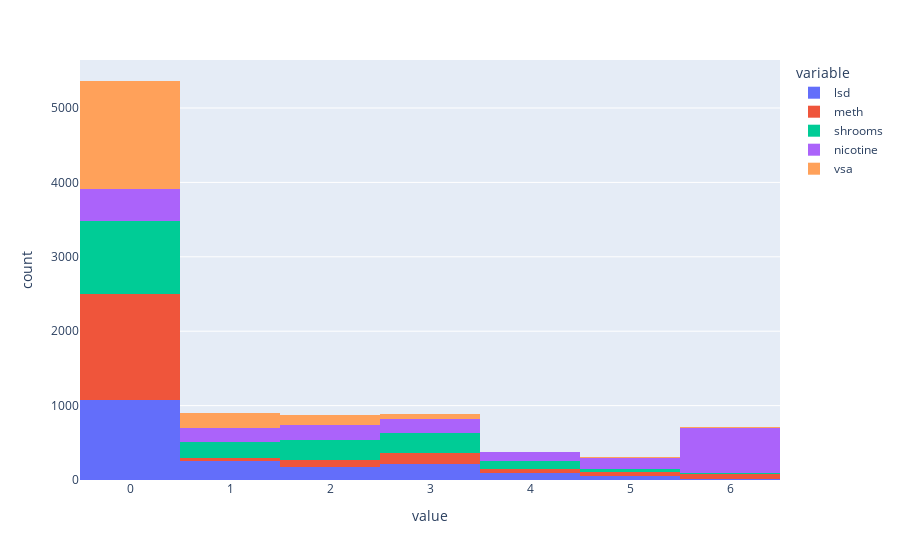

The cell this chart's notebook holds for it:
### Code cell
drug_hist5 = px.histogram(drugs, x= ['lsd', 'meth', 'shrooms', 'nicotine', 'vsa'])
drug_hist5.show()

### Figure 1 — Plotly figure (JSON) as saved in the notebook; plotly's stock layout.template omitted (floating-point values rounded to 4 significant figures; data arrays with more than 128 entries replaced by an {"elided": "..."} marker saying what was removed)
{"data": [{"alignmentgroup": "True", "bingroup": "x", "hovertemplate": "variable=lsd<br>value=%{x}<br>count=%{y}<extra></extra>", "legendgroup": "lsd", "marker": {"color": "#636efa"}, "name": "lsd", "offsetgroup": "lsd", "orientation": "v", "showlegend": true, "type": "histogram", "x": {"elided": "1885 int values"}, "xaxis": "x", "yaxis": "y"}, {"alignmentgroup": "True", "bingroup": "x", "hovertemplate": "variable=meth<br>value=%{x}<br>count=%{y}<extra></extra>", "legendgroup": "meth", "marker": {"color": "#EF553B"}, "name": "meth", "offsetgroup": "meth", "orientation": "v", "showlegend": true, "type": "histogram", "x": {"elided": "1885 int values"}, "xaxis": "x", "yaxis": "y"}, {"alignmentgroup": "True", "bingroup": "x", "hovertemplate": "variable=shrooms<br>value=%{x}<br>count=%{y}<extra></extra>", "legendgroup": "shrooms", "marker": {"color": "#00cc96"}, "name": "shrooms", "offsetgroup": "shrooms", "orientation": "v", "showlegend": true, "type": "histogram", "x": {"elided": "1885 int values"}, "xaxis": "x", "yaxis": "y"}, {"alignmentgroup": "True", "bingroup": "x", "hovertemplate": "variable=nicotine<br>value=%{x}<br>count=%{y}<extra></extra>", "legendgroup": "nicotine", "marker": {"color": "#ab63fa"}, "name": "nicotine", "offsetgroup": "nicotine", "orientation": "v", "showlegend": true, "type": "histogram", "x": {"elided": "1885 int values"}, "xaxis": "x", "yaxis": "y"}, {"alignmentgroup": "True", "bingroup": "x", "hovertemplate": "variable=vsa<br>value=%{x}<br>count=%{y}<extra></extra>", "legendgroup": "vsa", "marker": {"color": "#FFA15A"}, "name": "vsa", "offsetgroup": "vsa", "orientation": "v", "showlegend": true, "type": "histogram", "x": {"elided": "1885 int values"}, "xaxis": "x", "yaxis": "y"}], "layout": {"autosize": true, "barmode": "relative", "legend": {"title": {"text": "variable"}, "tracegroupgap": 0}, "margin": {"t": 60}, "xaxis": {"anchor": "y", "autorange": true, "domain": [0, 1], "range": [-0.5, 6.5], "title": {"text": "value"}, "type": "linear"}, "yaxis": {"anchor": "x", "autorange": true, "domain": [0, 1], "range": [0, 5645.0], "title": {"text": "count"}}}}
